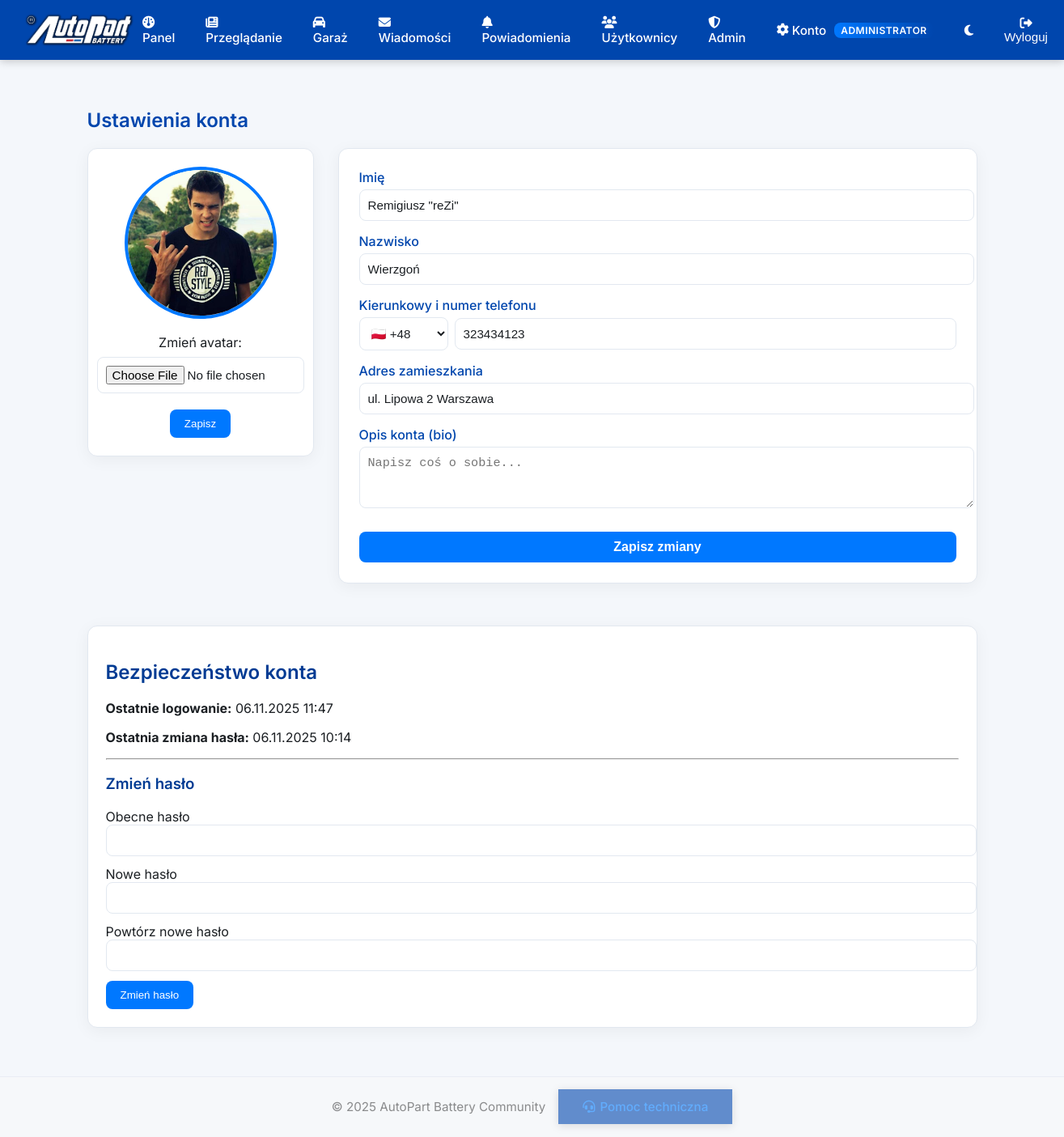
The app's page /account.php (signed in) with its own data.
### tables this page shows
CREATE TABLE `users` (
  `id` int(11) NOT NULL,
  `first_name` varchar(100) NOT NULL,
  `last_name` varchar(100) NOT NULL,
  `email` varchar(150) NOT NULL,
  `country_code` varchar(10) DEFAULT '+48',
  `phone` varchar(20) DEFAULT NULL,
  `address` varchar(255) DEFAULT NULL,
  `password` varchar(255) NOT NULL,
  `reset_token` varchar(255) DEFAULT NULL,
  `reset_expires` datetime DEFAULT NULL,
  `last_password_change` datetime DEFAULT NULL,
  `avatar` varchar(255) DEFAULT 'default-avatar.png',
  `bio` text DEFAULT NULL,
  `created_at` datetime DEFAULT current_timestamp(),
  `last_login` datetime DEFAULT NULL,
  `session_token` varchar(255) DEFAULT NULL,
  `role` enum('user','admin') DEFAULT 'user'
);

### config.php (called while the page is built, shortened)
<?php
function require_login($db) {
    $email = $_SESSION['user_email'];
    $stmt = $db->prepare("SELECT * FROM users WHERE email = ?");
    $stmt->execute([$email]);
    $user = $stmt->fetch(PDO::FETCH_ASSOC);
    return $user;
}
?>

### account.php (the view, shortened to what this page needs)
<?php
require 'config.php';
$user = require_login($db);
include 'includes/header.php';
?>
<section class="account-settings">
  <h1>Ustawienia konta</h1>
  <div class="account-grid">
    <div class="account-left card">
      <img src="<?= htmlspecialchars($user['avatar'] ?: 'default-avatar.png') ?>" class="avatar-large" alt="Avatar">
      <form action="account.php" method="post" enctype="multipart/form-data" class="avatar-form">
        <label for="avatar">Zmień avatar:</label>
        <input type="file" id="avatar" name="avatar" accept="image/*">
        <button type="submit" name="update_profile" class="btn-small">Zapisz</button>
      </form>
    </div>
    <div class="account-right card">
      <form action="account.php" method="post" class="account-form">
        <label>Imię</label>
        <input type="text" name="first_name" value="<?= htmlspecialchars($user['first_name']) ?>">
        <label>Nazwisko</label>
        <input type="text" name="last_name" value="<?= htmlspecialchars($user['last_name']) ?>">
        <label>Kierunkowy i numer telefonu</label>
        <div class="phone-input">
          <select name="country_code" class="country-code">
            <option value="+48" <?= $user['country_code']=='+48'?'selected':'' ?>>🇵🇱 +48</option>
          </select>
          <input type="text" name="phone" maxlength="9" value="<?= htmlspecialchars($user['phone']) ?>" pattern="[0-9]{9}" placeholder="np. 501234567" required>
        </div>
        <label>Adres zamieszkania</label>
        <input type="text" name="address" value="<?= htmlspecialchars($user['address']) ?>">
        <label>Opis konta (bio)</label>
        <textarea name="bio" rows="3" placeholder="Napisz coś o sobie..."><?= htmlspecialchars($user['bio']) ?></textarea>
        <button type="submit" class="btn">Zapisz zmiany</button>
      </form>
    </div>
  </div>
  <div class="account-info card" style="margin-top: 2rem;">
    <h2>Bezpieczeństwo konta</h2>
    <p><strong>Ostatnie logowanie:</strong>
      <?= $user['last_login'] ? date('d.m.Y H:i', strtotime($user['last_login'])) : 'Brak danych' ?>
    </p>
    <p><strong>Ostatnia zmiana hasła:</strong>
      <?= $user['last_password_change'] ? date('d.m.Y H:i', strtotime($user['last_password_change'])) : 'Brak danych' ?>
    </p>
    <hr>
    <h3>Zmień hasło</h3>
    <form method="post" action="account.php" class="password-form">
      <label>Obecne hasło</label>
      <input type="password" name="current_password" required>
      <label>Nowe hasło</label>
      <input type="password" name="new_password" required minlength="6">
      <label>Powtórz nowe hasło</label>
      <input type="password" name="confirm_password" required minlength="6">
      <button type="submit" class="btn-small">Zmień hasło</button>
    </form>
  </div>
</section>
<?php include 'includes/footer.php'; ?>

### assets/style.css (style rules this page uses)
:root { --primary: #0046ad; --primary-dark: #003b93; --accent: #0078ff; --bg-light: #f4f7fb; --bg-dark: #0c1117; --card-light: #ffffff; --card-dark: #161b22; --text-light: #1b1f23; --text-dark: #e6edf3; --border-light: #e2e8f0; --border-dark: #2c2f33; --radius: 12px; --shadow: 0 4px 20px rgba(0,0,0,0.05); }
body { font-family: 'Inter', sans-serif; background: var(--bg-light); color: var(--text-light); margin: 0; transition: background 0.3s, color 0.3s; }
h1, h2, h3 { font-weight: 600; color: var(--primary-dark); }
.card { background: var(--card-light); border: 1px solid var(--border-light); border-radius: var(--radius); padding: 22px; box-shadow: var(--shadow); margin-bottom: 20px; transition: all 0.3s ease; }
button, .btn, .btn-small { display: inline-block; background: var(--accent); border: none; color: white; font-weight: 500; border-radius: 8px; padding: 10px 18px; cursor: pointer; text-decoration: none; text-align: center; transition: background 0.2s, transform 0.1s; }
input, select, textarea { width: 100%; padding: 10px; border: 1px solid var(--border-light); border-radius: 8px; font-size: 0.95rem; margin-bottom: 12px; background: var(--card-light); color: var(--text-light); }
.avatar-large { width: 140px; height: 140px; border-radius: 50%; object-fit: cover; border: 4px solid var(--accent); }
.account-settings h1 { color: var(--primary); margin-bottom: 20px; }
.account-grid { display: grid; grid-template-columns: 280px 1fr; gap: 30px; align-items: start; }
.account-left { text-align: center; }
.avatar-large { width: 180px; height: 180px; border-radius: 50%; object-fit: cover; margin-bottom: 15px; border: 4px solid var(--accent); }
.avatar-form { display: flex; flex-direction: column; align-items: center; gap: 8px; }
.account-right { padding: 25px; }
.account-form label { font-weight: 500; display: block; margin-bottom: 5px; color: var(--primary); }
.account-form input, .account-form select, .account-form textarea { margin-bottom: 15px; }
.phone-input { display: flex; align-items: center; gap: 8px; }
.phone-input select.country-code { width: 110px; min-width: 100px; padding: 10px; border-radius: 8px; background: var(--card-light); border: 1px solid var(--border-light); color: var(--text-light); font-weight: 500; }
.phone-input input[type="text"] { flex: 1; }
.account-form button { margin-top: 10px; width: 100%; background: var(--accent); border: none; color: white; border-radius: 8px; padding: 10px 0; cursor: pointer; font-size: 1rem; font-weight: 600; transition: 0.2s; }

### records on screen
users: avatar (picture), first_name "Remigiusz \"reZi\"", last_name "Wierzgoń", country_code "🇵🇱 +48", phone "323434123", address "ul. Lipowa 2 Warszawa", last_login "06.11.2025 11:47", last_password_change "06.11.2025 10:14"
